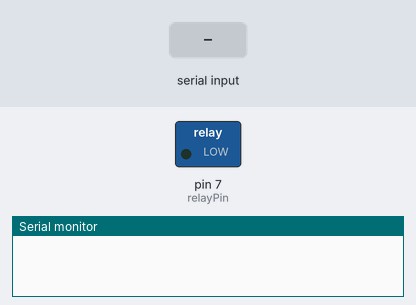
The sketch below on a simulated Arduino Uno, built with avr-gcc and run on an emulated ATmega328P. Parts: switched loads named in the sketch (green lamp = pin HIGH), the last lines printed to the serial monitor. The test bench sets the inputs (shaded band).

Above: at 1.2 s.
1.3 s: "RELAY_ON\n" received over Serial
At 2.5 s:
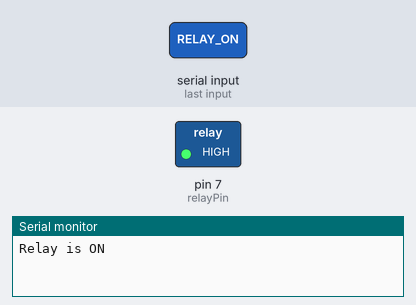
2.8 s: "RELAY_OFF\n" received over Serial
At 3.9 s:
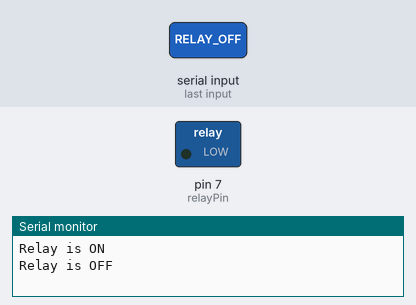
Timing chart, 0 to 5.8 s (numbered marks = the images above; inputs shaded):
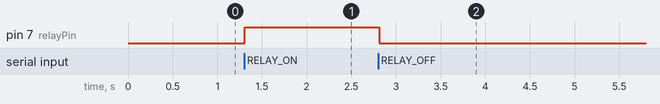

The sketch:

relay_control.ino
```cpp
const int relayPin = 7;  // Pin connected to the relay
bool isRelayOn = false;

void setup() {
  pinMode(relayPin, OUTPUT);       // Set relay pin as output
  digitalWrite(relayPin, LOW);    // Ensure relay starts OFF
  Serial.begin(9600);             // Start serial communication
}

void loop() {
  if (Serial.available() > 0) {  // Check if data is available to read
    String command = Serial.readStringUntil('\n');  // Read the incoming message
    command.trim();  // Remove any extra whitespace or newline characters

    if (command == "RELAY_ON" && !isRelayOn) {
      digitalWrite(relayPin, HIGH);  // Turn the relay ON
      isRelayOn = true;
      Serial.println("Relay is ON");
    } else if (command == "RELAY_OFF" && isRelayOn) {
      digitalWrite(relayPin, LOW);   // Turn the relay OFF
      isRelayOn = false;
      Serial.println("Relay is OFF");
    } else {
      Serial.println("Unknown command received");
    }
  }
}
```

Measured:
- after the input at 1.3 s, pin 7 (relayPin): LOW → HIGH at once
- after the input at 2.8 s, pin 7 (relayPin): HIGH → LOW at once
